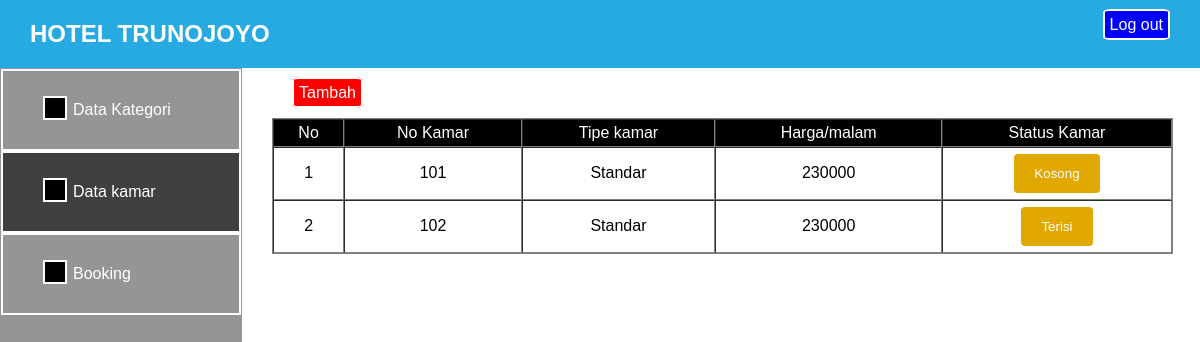
Page /kamar.php (signed in) on the earlier database version.
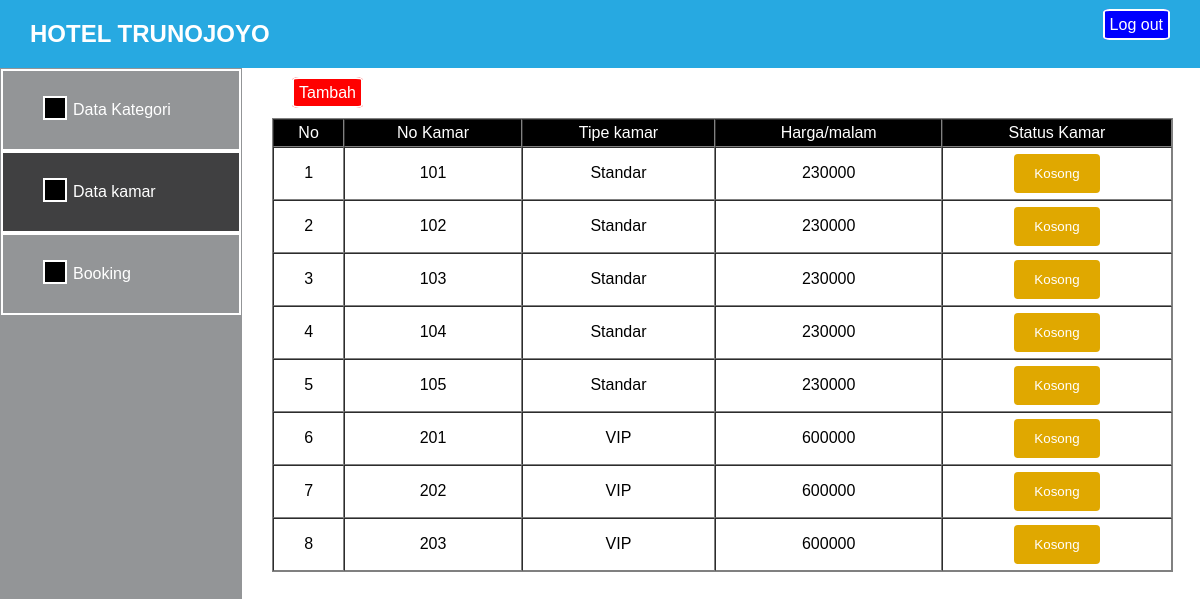
Same page on the later database version.
### tables this page shows
CREATE TABLE `kamar` (
  `id_kamar` int(11) NOT NULL,
  `id_kategori` int(11) NOT NULL,
  `no_kamar` int(11) NOT NULL,
  `status_kamar` enum('Terisi','Kosong') NOT NULL DEFAULT 'Kosong'
);

CREATE TABLE `kategori_kamar` (
  `id_kategori` int(11) NOT NULL,
  `tipe_kamar` varchar(20) NOT NULL,
  `harga` int(11) NOT NULL
);

### kamar.php (the view, shortened to what this page needs)
<!DOCTYPE html>
<html>
	<head>
		<link rel="stylesheet" type="text/css" href="css/styledbkam.css">
	</head>
	<body>
		<header>
			<nav>
				<h1>HOTEL TRUNOJOYO</h1>
				<ul>
					<li><a href="logout.php">Log out</a></li>
				</ul>
			</nav>
		</header>
		<main>
			<div class="sidebar">
				<ul>
					<h1></h1>
					<li><a href="kategori.php">Data Kategori</a></li>
				</ul>
				<ul class="color_sidebar">
					<h1></h1>
					<li><a href="kamar.php">Data kamar</a></li>
				</ul>
				<ul>
					<h1></h1>
					<li><a href="booking.php">Booking</a></li>
				</ul>
			</div>
			<div class="content">
				<ul>
					<li><a class="kotak" href="form-tambah-kamar.php">Tambah</a></li>
				</ul>
				<table border="1" width="95%">
					<tr>
						<th>No</th>
						<th>No Kamar</th>
						<th>Tipe kamar</th>
						<th>Harga/malam</th>
						<th>Status Kamar</th>
					</tr>
					<?php
					include 'koneksi.php';
					$query = "SELECT * FROM kamar km JOIN kategori_kamar kk ON km.id_kategori = kk.id_kategori";
					$sql = mysqli_query($connect, $query);
					$no = 1;
					while ($data = mysqli_fetch_array($sql)) {
					echo "<tr>";
						echo "<td>".$no++."</td>";
						echo "<td>".$data['no_kamar']."</td>";
						echo "<td>".$data['tipe_kamar']."</td>";
						echo "<td>".$data['harga']."</td>";
						echo "<td><button class=btn-edit>".$data['status_kamar']."</button></td>";
					echo "</tr>";
					}
					?>
				</table>
			</div>
		</main>
	</body>
</html>

Differences in the rows shown:
changed kamar (number 2 of 8 on the later page): status_kamar "Terisi" → "Kosong"
added kamar: no_kamar "103", id_kategori.tipe_kamar "Standar", id_kategori.harga "230000", status_kamar "Kosong"
added kamar: no_kamar "104", id_kategori.tipe_kamar "Standar", id_kategori.harga "230000", status_kamar "Kosong"
added kamar: no_kamar "105", id_kategori.tipe_kamar "Standar", id_kategori.harga "230000", status_kamar "Kosong"
added kamar: no_kamar "201", id_kategori.tipe_kamar "VIP", id_kategori.harga "600000", status_kamar "Kosong"
added kamar: no_kamar "202", id_kategori.tipe_kamar "VIP", id_kategori.harga "600000", status_kamar "Kosong"
added kamar: no_kamar "203", id_kategori.tipe_kamar "VIP", id_kategori.harga "600000", status_kamar "Kosong"
